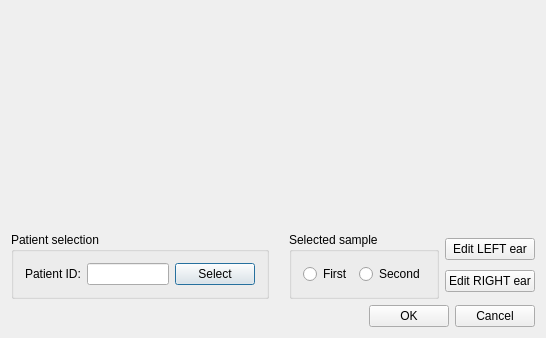
<?xml version="1.0" encoding="UTF-8"?>
<ui version="4.0">
 <class>NewAudiogramDialog</class>
 <widget class="QDialog" name="NewAudiogramDialog">
  <property name="geometry">
   <rect>
    <x>0</x>
    <y>0</y>
    <width>546</width>
    <height>338</height>
   </rect>
  </property>
  <property name="windowTitle">
   <string>NewAudiogramDialog</string>
  </property>
  <layout class="QVBoxLayout" name="verticalLayout_2">
   <item>
    <layout class="QHBoxLayout" name="horizontalLayout">
     <item>
      <widget class="QCustomPlot" name="leftEarCV" native="true">
       <property name="sizePolicy">
        <sizepolicy hsizetype="Preferred" vsizetype="Expanding">
         <horstretch>0</horstretch>
         <verstretch>0</verstretch>
        </sizepolicy>
       </property>
       <property name="minimumSize">
        <size>
         <width>200</width>
         <height>200</height>
        </size>
       </property>
      </widget>
     </item>
     <item>
      <widget class="QCustomPlot" name="rightEarCV" native="true">
       <property name="sizePolicy">
        <sizepolicy hsizetype="Preferred" vsizetype="Expanding">
         <horstretch>0</horstretch>
         <verstretch>0</verstretch>
        </sizepolicy>
       </property>
       <property name="minimumSize">
        <size>
         <width>200</width>
         <height>200</height>
        </size>
       </property>
      </widget>
     </item>
    </layout>
   </item>
   <item>
    <layout class="QHBoxLayout" name="horizontalLayout_4">
     <property name="sizeConstraint">
      <enum>QLayout::SetDefaultConstraint</enum>
     </property>
     <item>
      <widget class="QGroupBox" name="groupBox">
       <property name="title">
        <string>Patient selection</string>
       </property>
       <layout class="QHBoxLayout" name="horizontalLayout_2">
        <item>
         <widget class="QLabel" name="label">
          <property name="text">
           <string>Patient ID:</string>
          </property>
         </widget>
        </item>
        <item>
         <widget class="QLineEdit" name="patientIDLE"/>
        </item>
        <item>
         <widget class="QPushButton" name="patientSelectPB">
          <property name="text">
           <string>Select</string>
          </property>
         </widget>
        </item>
       </layout>
      </widget>
     </item>
     <item>
      <spacer name="horizontalSpacer">
       <property name="orientation">
        <enum>Qt::Horizontal</enum>
       </property>
       <property name="sizeHint" stdset="0">
        <size>
         <width>40</width>
         <height>20</height>
        </size>
       </property>
      </spacer>
     </item>
     <item>
      <widget class="QGroupBox" name="groupBox_5">
       <property name="title">
        <string>Selected sample</string>
       </property>
       <layout class="QHBoxLayout" name="horizontalLayout_5">
        <item>
         <widget class="QRadioButton" name="firstSampleRB">
          <property name="text">
           <string>First</string>
          </property>
         </widget>
        </item>
        <item>
         <widget class="QRadioButton" name="secondSampleRB">
          <property name="text">
           <string>Second</string>
          </property>
         </widget>
        </item>
       </layout>
      </widget>
     </item>
     <item>
      <layout class="QVBoxLayout" name="verticalLayout">
       <property name="spacing">
        <number>4</number>
       </property>
       <item>
        <widget class="QPushButton" name="leftEarPB">
         <property name="text">
          <string>Edit LEFT ear</string>
         </property>
        </widget>
       </item>
       <item>
        <widget class="QPushButton" name="rightEarPB">
         <property name="text">
          <string>Edit RIGHT ear</string>
         </property>
        </widget>
       </item>
      </layout>
     </item>
    </layout>
   </item>
   <item>
    <layout class="QHBoxLayout" name="horizontalLayout_3">
     <item>
      <spacer name="horizontalSpacer_2">
       <property name="orientation">
        <enum>Qt::Horizontal</enum>
       </property>
       <property name="sizeHint" stdset="0">
        <size>
         <width>40</width>
         <height>20</height>
        </size>
       </property>
      </spacer>
     </item>
     <item>
      <widget class="QPushButton" name="okPB">
       <property name="text">
        <string>OK</string>
       </property>
      </widget>
     </item>
     <item>
      <widget class="QPushButton" name="cancelPB">
       <property name="text">
        <string>Cancel</string>
       </property>
      </widget>
     </item>
    </layout>
   </item>
  </layout>
 </widget>
 <layoutdefault spacing="6" margin="11"/>
 <customwidgets>
  <customwidget>
   <class>QCustomPlot</class>
   <extends>QWidget</extends>
   <header>3rdparty/qcustomplot/qcustomplot.h</header>
   <container>1</container>
  </customwidget>
 </customwidgets>
 <resources/>
 <connections>
  <connection>
   <sender>okPB</sender>
   <signal>clicked()</signal>
   <receiver>NewAudiogramDialog</receiver>
   <slot>accept()</slot>
   <hints>
    <hint type="sourcelabel">
     <x>532</x>
     <y>393</y>
    </hint>
    <hint type="destinationlabel">
     <x>499</x>
     <y>324</y>
    </hint>
   </hints>
  </connection>
  <connection>
   <sender>cancelPB</sender>
   <signal>clicked()</signal>
   <receiver>NewAudiogramDialog</receiver>
   <slot>reject()</slot>
   <hints>
    <hint type="sourcelabel">
     <x>612</x>
     <y>385</y>
    </hint>
    <hint type="destinationlabel">
     <x>631</x>
     <y>326</y>
    </hint>
   </hints>
  </connection>
 </connections>
</ui>
